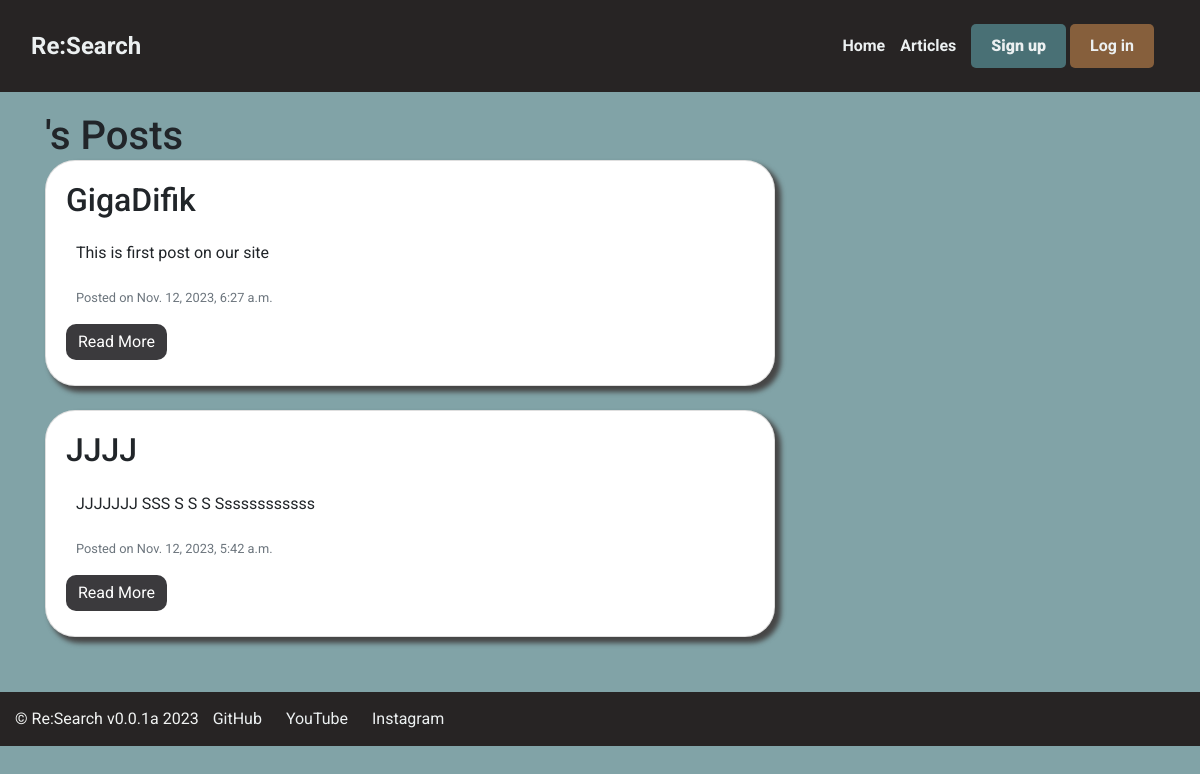
/user/dilmurod, run on the app's committed database.
### helper/models.py (models this page shows, shortened)
class Post(models.Model):
    title = models.CharField(max_length=100)
    sphere = models.CharField(max_length=100)
    content = models.TextField()
    date_posted = models.DateTimeField(default=timezone.now)
    author = models.ForeignKey(User, on_delete=models.CASCADE)
    likes = models.IntegerField(default=0)
    dislikes = models.IntegerField(default=0)
    verified = models.BooleanField(default=False)

### helper/views.py (the view)
# urls.py: path('user/<str:username>', UserPostListView.as_view(), name='user-posts'),
class UserPostListView(ListView):
    model = Post
    template_name = 'helper/user_posts.html'
    context_object_name = 'posts'
    paginate_by = 5
    def get_queryset(self):
        user = get_object_or_404(User, username=self.kwargs.get('username'))
        return Post.objects.filter(author=user).order_by('-date_posted')

### helper/templates/helper/user_posts.html (shortened to what this page needs)
{% extends 'helper/base.html' %}
{% block content %}
  <div class="content-section">
    <h1>{{ user.username }}'s Posts</h1>
    <div class="row">
      {% for post in posts %}
        <div class="col-md-12">
          <div class="card mb-4">
            <div class="card-body">
              <h2 class="card-title">{{ post.title }}</h2>
              <p class="card-text">{{ post.content }}</p>
              <p class="card-text"><small class="text-muted">Posted on {{ post.date_posted }}</small></p>
              <a href="{% url 'post-detail' pk=post.pk %}" class="btn btn-primary">Read More</a>
            </div>
          </div>
        </div>
      {% endfor %}
    </div>
  </div>
{% endblock %}

### helper/static/base.css (style rules this page uses)
body, h1, h2, h3, p { margin: 0; padding: 0; }
.content-section .row .col-md-12 .card.mb-4 { border-radius: 30px; background-color: white; box-shadow: 5px 5px 5px 1px rgb(70, 70, 70); }
.content-section .btn.btn-primary { border-radius: 10px; background-color: #3b3a3d; border: none; margin: 5px 0px; }
.content-section p { padding: 10px 10px; }
body { font-family: 'Roboto', sans-serif; background-color: #81a3a7; overflow-x: hidden; }

### data on the page
Post: title "GigaDifik", content "This is first post on our site", date_posted "Nov. 12, 2023, 6:27 a.m."
Post: title "JJJJ", content "JJJJJJJ SSS S S S Ssssssssssss", date_posted "Nov. 12, 2023, 5:42 a.m."
